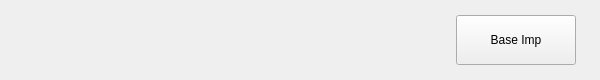
<?xml version="1.0" encoding="UTF-8"?>
<ui version="4.0">
 <class>PFActionbar</class>
 <widget class="QWidget" name="PFActionbar">
  <property name="geometry">
   <rect>
    <x>0</x>
    <y>0</y>
    <width>600</width>
    <height>80</height>
   </rect>
  </property>
  <property name="minimumSize">
   <size>
    <width>600</width>
    <height>80</height>
   </size>
  </property>
  <property name="maximumSize">
   <size>
    <width>600</width>
    <height>80</height>
   </size>
  </property>
  <property name="windowTitle">
   <string>Form</string>
  </property>
  <layout class="QGridLayout" name="gridLayout">
   <item row="0" column="0">
    <widget class="SwitchButton" name="EGMBtn" native="true">
     <property name="minimumSize">
      <size>
       <width>200</width>
       <height>50</height>
      </size>
     </property>
     <property name="maximumSize">
      <size>
       <width>200</width>
       <height>50</height>
      </size>
     </property>
     <property name="styleSheet">
      <string notr="true"/>
     </property>
    </widget>
   </item>
   <item row="0" column="1">
    <widget class="SwitchButton" name="IMPBtn" native="true">
     <property name="minimumSize">
      <size>
       <width>200</width>
       <height>50</height>
      </size>
     </property>
     <property name="maximumSize">
      <size>
       <width>200</width>
       <height>50</height>
      </size>
     </property>
     <property name="styleSheet">
      <string notr="true"/>
     </property>
    </widget>
   </item>
   <item row="0" column="2">
    <widget class="QPushButton" name="btnImpSet">
     <property name="maximumSize">
      <size>
       <width>120</width>
       <height>50</height>
      </size>
     </property>
     <property name="text">
      <string>Base Imp</string>
     </property>
    </widget>
   </item>
  </layout>
 </widget>
 <customwidgets>
  <customwidget>
   <class>SwitchButton</class>
   <extends>QWidget</extends>
   <header>../customWidgets/switchbutton.h</header>
   <container>1</container>
  </customwidget>
 </customwidgets>
 <resources/>
 <connections/>
</ui>
